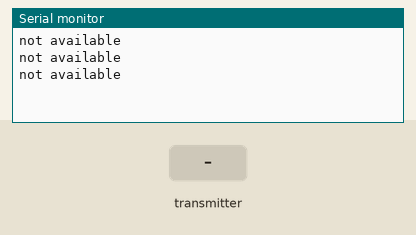
Bench run of a sketch on a simulated Arduino Uno, built with avr-gcc and run on an emulated ATmega328P. Shown: the last lines printed to the serial monitor. Inputs (shaded band) come from the test bench. No radio packets arrive unless stated.

Above: at 1.3 s.
1.4 s: the transmitter starts sending s = 0
At 1.9 s:
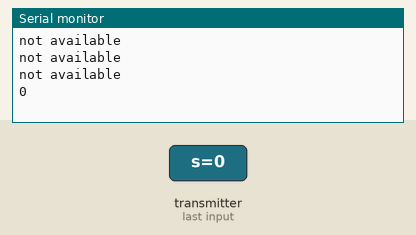
3.5 s: the transmitter starts sending s = 256
At 3.9 s:
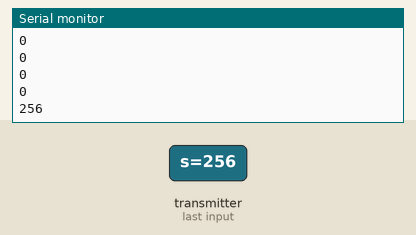

Measured:
- after the input at 1.4 s, the serial monitor: prints a new line after 0.11 s (image 1)
- after the input at 3.5 s, the serial monitor: prints a new line at once (image 2)

The sketch:

receiver_test.ino
```cpp
#include <SPI.h>
#include <nRF24L01.h>
#include <RF24.h>

RF24 radio(4, 5); // CE, CSN (4, 5)
const byte address[6] = "00001";

int s = 0;

void setup() {
  Serial.begin(9600);

  radio.begin();                      //Starting the Wireless communication
  radio.openReadingPipe(0, address);  //Setting the address where we will send the data
  radio.setPALevel(RF24_PA_MIN);      //You can set it as minimum or maximum depending on the distance between the transmitter and receiver.
  radio.setChannel(115);
  radio.startListening();
}

void loop() {
  if(radio.available()){
    radio.read(&s, sizeof(s));
    Serial.println(s);
  }else{
    Serial.println("not available");
  }
  delay(500);
}
```
